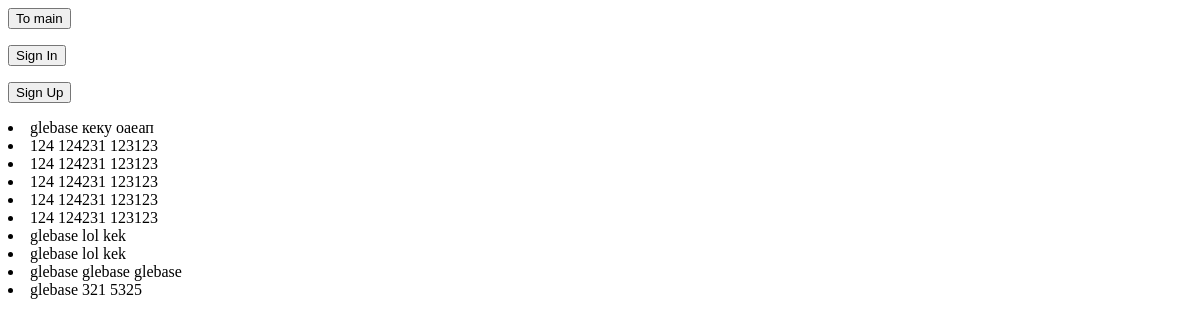
The app's page /lists, older data.
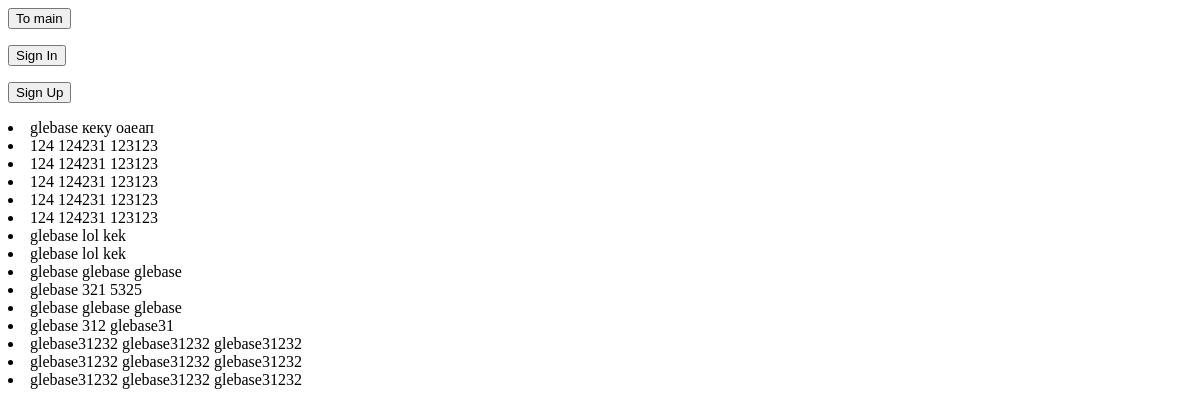
The same page, newer data.
### tables this page shows
CREATE TABLE lists(nick TEXT, title TEXT, description TEXT);

### routers/lists.py (the view)
@router_lists.get("/lists")
def get_lists(response: Response, request: Request, nick: str = Depends(check_token)):
    with sqlite3.connect("db/database.db") as db:
        cursor = db.cursor()
        cursor.execute("SELECT * FROM lists")
        rows = cursor.fetchall()
        respons = [row for row in rows]
    if nick is None:
        return templates.TemplateResponse("lists.html", {"request": request, "response": respons})
    return templates.TemplateResponse("lists.html", {"request": request, "response": respons, "nick": nick})

### front/templates/lists.html (shortened to what this page needs)
<!DOCTYPE html>
<html lang="en">
<head>
</head>
<body>
    <a href="http://127.0.0.1:8000/"><button>To main</button></a> <p></p>
    {% if nick %}
    <header class="header">
        <div class="name">
            {{ nick }}
        </div>
        <p></p>
        <script>
            async function deleteToken() {
                const cookieName = 'jwt';
                document.cookie = cookieName + '=; expires=Thu, 01 Jan 1970 00:00:00 GMT; path=/;';
                window.location.href = "http://127.0.0.1:8000/lists";
            }
        </script>
        <button onclick="deleteToken()">Logout</button>
        <p></p>
    </header>
    {% else %}
    <a href="/user/login"> <button> Sign In </button> </a>
    <a href="/user/register"> <button> Sign Up </button> </a>
    {% endif %}
    {% for list in response %}
        <li>{{ list[0] }} {{ list[1] }} {{ list[2] }}</li>
    {% endfor %}
</body>
</html>

Row changes from the older to the newer data that the page shows:
added lists: nick "glebase", title "glebase", description "glebase"
added lists: nick "glebase", title "312", description "glebase31"
added lists: nick "glebase31232", title "glebase31232", description "glebase31232"
added lists: nick "glebase31232", title "glebase31232", description "glebase31232"
added lists: nick "glebase31232", title "glebase31232", description "glebase31232"
